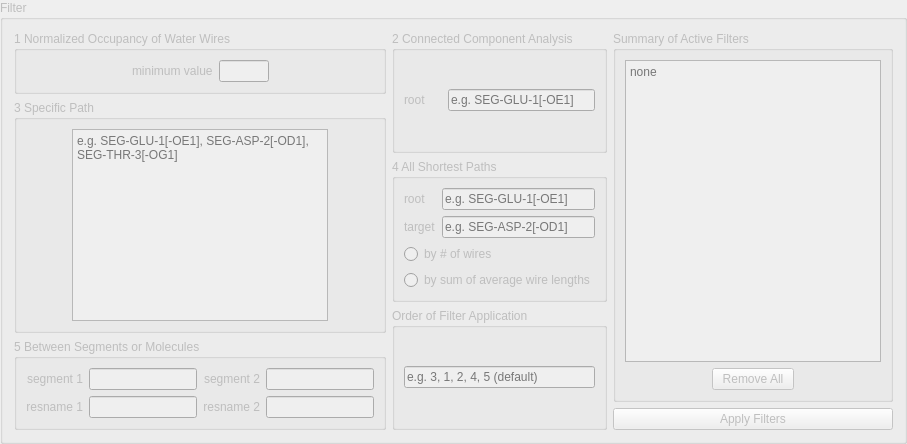
            <widget class="QGroupBox" name="group_bonds_filter_2">
             <property name="enabled">
              <bool>false</bool>
             </property>
             <property name="title">
              <string>Filter</string>
             </property>
             <layout class="QGridLayout" name="gridLayout_11">
              <item row="0" column="0" rowspan="2">
               <layout class="QVBoxLayout" name="verticalLayout_4">
                <item>
                 <widget class="QGroupBox" name="groupBox_13">
                  <property name="title">
                   <string>1 Normalized Occupancy of Water Wires</string>
                  </property>
                  <layout class="QHBoxLayout" name="horizontalLayout_15">
                   <item>
                    <spacer name="horizontalSpacer_15">
                     <property name="orientation">
                      <enum>Qt::Horizontal</enum>
                     </property>
                     <property name="sizeHint" stdset="0">
                      <size>
                       <width>40</width>
                       <height>20</height>
                      </size>
                     </property>
                    </spacer>
                   </item>
                   <item>
                    <widget class="QLabel" name="label_41">
                     <property name="text">
                      <string>minimum value</string>
                     </property>
                    </widget>
                   </item>
                   <item>
                    <widget class="QLineEdit" name="line_bonds_occupancy_2">
                     <property name="maximumSize">
                      <size>
                       <width>50</width>
                       <height>16777215</height>
                      </size>
                     </property>
                     <property name="toolTip">
                      <string>&lt;html&gt;&lt;head/&gt;&lt;body&gt;&lt;p align=&quot;justify&quot;&gt;Filter for water wires with an occupancy greater than the minimum value.&lt;/p&gt;&lt;/body&gt;&lt;/html&gt;</string>
                     </property>
                     <property name="text">
                      <string/>
                     </property>
                    </widget>
                   </item>
                   <item>
                    <spacer name="horizontalSpacer_16">
                     <property name="orientation">
                      <enum>Qt::Horizontal</enum>
                     </property>
                     <property name="sizeHint" stdset="0">
                      <size>
                       <width>40</width>
                       <height>20</height>
                      </size>
                     </property>
                    </spacer>
                   </item>
                  </layout>
                 </widget>
                </item>
                <item>
                 <widget class="QGroupBox" name="groupBox_2">
                  <property name="title">
                   <string>3 Specific Path</string>
                  </property>
                  <layout class="QGridLayout" name="gridLayout_25">
                   <item row="0" column="2">
                    <spacer name="horizontalSpacer_33">
                     <property name="orientation">
                      <enum>Qt::Horizontal</enum>
                     </property>
                     <property name="sizeHint" stdset="0">
                      <size>
                       <width>40</width>
                       <height>20</height>
                      </size>
                     </property>
                    </spacer>
                   </item>
                   <item row="0" column="1">
                    <widget class="QTextEdit" name="textedit_bonds_path_2">
                     <property name="toolTip">
                      <string>&lt;html&gt;&lt;head/&gt;&lt;body&gt;&lt;p align=&quot;justify&quot;&gt;Set the graph to a specific path of nodes. The nodes in the path must be provided in the correct order.&lt;/p&gt;&lt;/body&gt;&lt;/html&gt;</string>
                     </property>
                     <property name="placeholderText">
                      <string>e.g. SEG-GLU-1[-OE1], SEG-ASP-2[-OD1], SEG-THR-3[-OG1]</string>
                     </property>
                    </widget>
                   </item>
                   <item row="0" column="0">
                    <spacer name="horizontalSpacer_34">
                     <property name="orientation">
                      <enum>Qt::Horizontal</enum>
                     </property>
                     <property name="sizeHint" stdset="0">
                      <size>
                       <width>40</width>
                       <height>20</height>
                      </size>
                     </property>
                    </spacer>
                   </item>
                  </layout>
                 </widget>
                </item>
                <item>
                 <widget class="QGroupBox" name="groupBox_16">
                  <property name="title">
                   <string>5 Between Segments or Molecules</string>
                  </property>
                  <layout class="QGridLayout" name="gridLayout_8">
                   <item row="0" column="2">
                    <widget class="QLabel" name="label_21">
                     <property name="maximumSize">
                      <size>
                       <width>16777215</width>
                       <height>16777215</height>
                      </size>
                     </property>
                     <property name="text">
                      <string>segment 2</string>
                     </property>
                     <property name="alignment">
                      <set>Qt::AlignRight|Qt::AlignTrailing|Qt::AlignVCenter</set>
                     </property>
                    </widget>
                   </item>
                   <item row="1" column="1">
                    <widget class="QLineEdit" name="line_bonds_filter_resa_2"/>
                   </item>
                   <item row="0" column="0">
                    <widget class="QLabel" name="label_22">
                     <property name="maximumSize">
                      <size>
                       <width>16777215</width>
                       <height>16777215</height>
                      </size>
                     </property>
                     <property name="text">
                      <string>segment 1</string>
                     </property>
                     <property name="alignment">
                      <set>Qt::AlignRight|Qt::AlignTrailing|Qt::AlignVCenter</set>
                     </property>
                    </widget>
                   </item>
                   <item row="1" column="2">
                    <widget class="QLabel" name="label_27">
                     <property name="text">
                      <string>resname 2</string>
                     </property>
                     <property name="alignment">
                      <set>Qt::AlignRight|Qt::AlignTrailing|Qt::AlignVCenter</set>
                     </property>
                    </widget>
                   </item>
                   <item row="0" column="1">
                    <widget class="QLineEdit" name="line_bonds_filter_sega_2">
                     <property name="toolTip">
                      <string>&lt;html&gt;&lt;head/&gt;&lt;body&gt;&lt;p align=&quot;justify&quot;&gt;Filter for water wires between two segments or molecules. Leave the field for segment 2 blank to filter for bonds between segment 1 and everything else.&lt;/p&gt;&lt;/body&gt;&lt;/html&gt;</string>
                     </property>
                    </widget>
                   </item>
                   <item row="1" column="3">
                    <widget class="QLineEdit" name="line_bonds_filter_resb_2"/>
                   </item>
                   <item row="0" column="3">
                    <widget class="QLineEdit" name="line_bonds_filter_segb_2">
                     <property name="toolTip">
                      <string>&lt;html&gt;&lt;head/&gt;&lt;body&gt;&lt;p align=&quot;justify&quot;&gt;Filter for water wires between two segments or molecules. Leave the field for segment 2 blank to filter for bonds between segment 1 and everything else.&lt;/p&gt;&lt;/body&gt;&lt;/html&gt;</string>
                     </property>
                    </widget>
                   </item>
                   <item row="1" column="0">
                    <widget class="QLabel" name="label_26">
                     <property name="text">
                      <string>resname 1</string>
                     </property>
                     <property name="alignment">
                      <set>Qt::AlignRight|Qt::AlignTrailing|Qt::AlignVCenter</set>
                     </property>
                    </widget>
                   </item>
                  </layout>
                 </widget>
                </item>
               </layout>
              </item>
              <item row="0" column="2">
               <widget class="QGroupBox" name="groupBox_8">
                <property name="title">
                 <string>Summary of Active Filters</string>
                </property>
                <layout class="QGridLayout" name="gridLayout_32">
                 <item row="1" column="0" colspan="3">
                  <widget class="QTextEdit" name="textedit_bonds_active_filters_2">
                   <property name="readOnly">
                    <bool>true</bool>
                   </property>
                   <property name="placeholderText">
                    <string>none</string>
                   </property>
                  </widget>
                 </item>
                 <item row="2" column="1">
                  <widget class="QPushButton" name="button_wires_clear">
                   <property name="text">
                    <string>Remove All</string>
                   </property>
                  </widget>
                 </item>
                </layout>
               </widget>
              </item>
              <item row="1" column="2">
               <widget class="QPushButton" name="button_bonds_filter_2">
                <property name="text">
                 <string>Apply Filters</string>
                </property>
               </widget>
              </item>
              <item row="0" column="1" rowspan="2">
               <layout class="QVBoxLayout" name="verticalLayout_6">
                <item>
                 <widget class="QGroupBox" name="groupBox_14">
                  <property name="title">
                   <string>2 Connected Component Analysis</string>
                  </property>
                  <layout class="QGridLayout" name="gridLayout_24">
                   <item row="0" column="1">
                    <widget class="QLineEdit" name="line_bonds_connected_root_2">
                     <property name="toolTip">
                      <string>&lt;html&gt;&lt;head/&gt;&lt;body&gt;&lt;p align=&quot;justify&quot;&gt;Filter the graph of water wires for all nodes that can be reached from a root node.&lt;/p&gt;&lt;/body&gt;&lt;/html&gt;</string>
                     </property>
                     <property name="placeholderText">
                      <string>e.g. SEG-GLU-1[-OE1]</string>
                     </property>
                    </widget>
                   </item>
                   <item row="0" column="0">
                    <widget class="QLabel" name="label_42">
                     <property name="text">
                      <string>root     </string>
                     </property>
                    </widget>
                   </item>
                  </layout>
                 </widget>
                </item>
                <item>
                 <widget class="QGroupBox" name="groupBox_21">
                  <property name="title">
                   <string>4 All Shortest Paths</string>
                  </property>
                  <layout class="QGridLayout" name="gridLayout_26">
                   <item row="1" column="2">
                    <widget class="QLineEdit" name="line_bonds_path_goal_2">
                     <property name="toolTip">
                      <string>&lt;html&gt;&lt;head/&gt;&lt;body&gt;&lt;p align=&quot;justify&quot;&gt;Filter the water wire graph for all shortest paths between a root node and a target node.&lt;/p&gt;&lt;/body&gt;&lt;/html&gt;</string>
                     </property>
                     <property name="placeholderText">
                      <string>e.g. SEG-ASP-2[-OD1]</string>
                     </property>
                    </widget>
                   </item>
                   <item row="1" column="1">
                    <widget class="QLabel" name="label_44">
                     <property name="text">
                      <string>target</string>
                     </property>
                    </widget>
                   </item>
                   <item row="0" column="2">
                    <widget class="QLineEdit" name="line_bonds_path_root_2">
                     <property name="toolTip">
                      <string>&lt;html&gt;&lt;head/&gt;&lt;body&gt;&lt;p align=&quot;justify&quot;&gt;Filter the water wire graph for all shortest paths between a root node and a target node.&lt;/p&gt;&lt;/body&gt;&lt;/html&gt;</string>
                     </property>
                     <property name="text">
                      <string/>
                     </property>
                     <property name="placeholderText">
                      <string>e.g. SEG-GLU-1[-OE1]</string>
                     </property>
                    </widget>
                   </item>
                   <item row="2" column="1" colspan="2">
                    <widget class="QRadioButton" name="radioButton_wires_number_wires">
                     <property name="toolTip">
                      <string>&lt;html&gt;&lt;head/&gt;&lt;body&gt;&lt;p align=&quot;justify&quot;&gt;Define the distance between root and target as the number of wires between them.&lt;/p&gt;&lt;/body&gt;&lt;/html&gt;</string>
                     </property>
                     <property name="text">
                      <string>by # of wires</string>
                     </property>
                    </widget>
                   </item>
                   <item row="0" column="1">
                    <widget class="QLabel" name="label_43">
                     <property name="text">
                      <string>root</string>
                     </property>
                    </widget>
                   </item>
                   <item row="3" column="1" colspan="2">
                    <widget class="QRadioButton" name="radioButton_wires_avg_bonds">
                     <property name="toolTip">
                      <string>&lt;html&gt;&lt;head/&gt;&lt;body&gt;&lt;p align=&quot;justify&quot;&gt;Define the length of a path between root and target as the sum of the average lengths of the wires in the path.&lt;/p&gt;&lt;/body&gt;&lt;/html&gt;</string>
                     </property>
                     <property name="text">
                      <string>by sum of average wire lengths</string>
                     </property>
                    </widget>
                   </item>
                  </layout>
                 </widget>
                </item>
                <item>
                 <widget class="QGroupBox" name="groupBox_20">
                  <property name="title">
                   <string>Order of Filter Application</string>
                  </property>
                  <layout class="QGridLayout" name="gridLayout_6">
                   <item row="0" column="0">
                    <widget class="QLineEdit" name="line_wires_order">
                     <property name="toolTip">
                      <string>&lt;html&gt;&lt;head/&gt;&lt;body&gt;&lt;p align=&quot;justify&quot;&gt;Set the order in which the filters are applied with the numbers 1-5 related to the filters.&lt;/p&gt;&lt;/body&gt;&lt;/html&gt;</string>
                     </property>
                     <property name="placeholderText">
                      <string>e.g. 3, 1, 2, 4, 5 (default)</string>
                     </property>
                    </widget>
                   </item>
                  </layout>
                 </widget>
                </item>
               </layout>
              </item>
             </layout>
            </widget>
